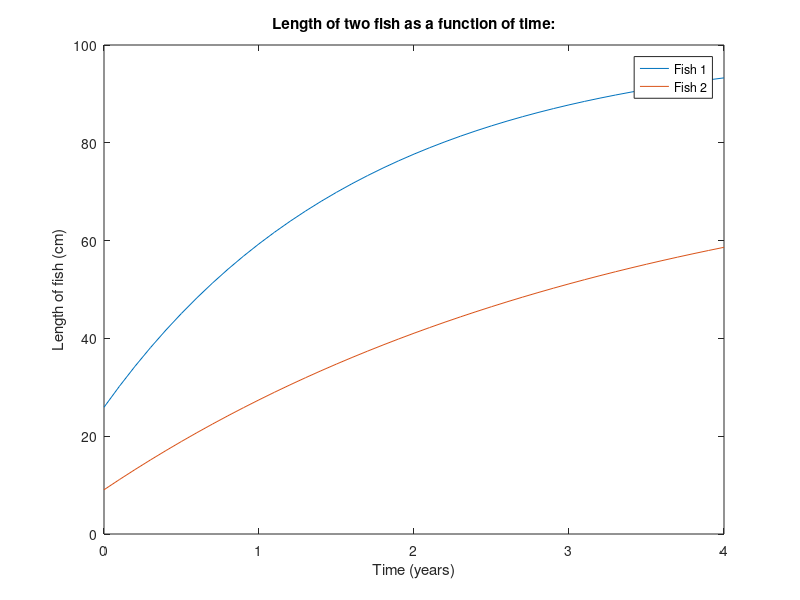

Write MATLAB code to recreate this figure.
t = 0:0.1:4;
lmax1 = 100;
lmax2 = 80;
tau1 = 0.5;
tau2 = 0.4;
k1 = 0.6;
k2 = 0.3;
L1 = lmax1*(1-exp(-k1*(t+tau1)));
L2 = lmax2*(1-exp(-k2*(t+tau2)));

plot(t, L1); hold on;
title("Length of two fish as a function of time:");
xlabel("Time (years)");
ylabel("Length of fish (cm)");
plot(t, L2);
legend("Fish 1", "Fish 2" );
hold off;
